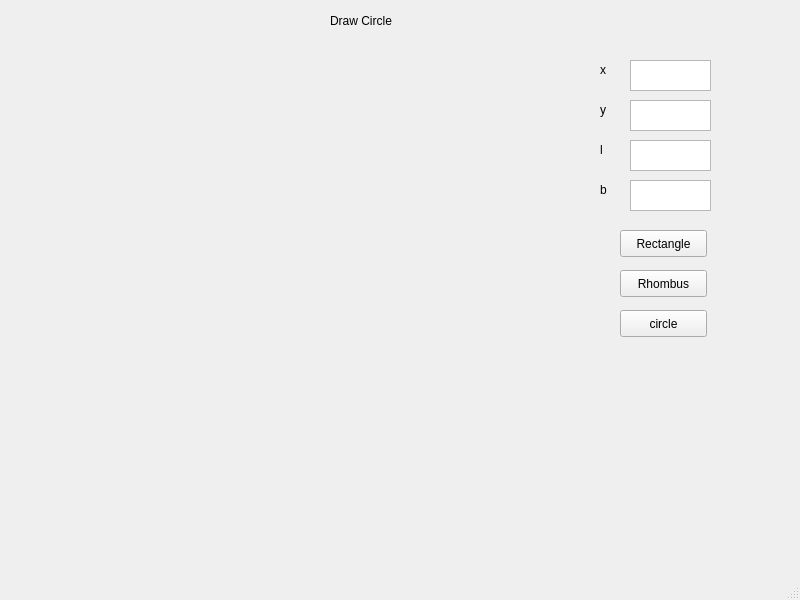
<?xml version="1.0" encoding="UTF-8"?>
<ui version="4.0">
 <class>MainWindow</class>
 <widget class="QMainWindow" name="MainWindow">
  <property name="geometry">
   <rect>
    <x>0</x>
    <y>0</y>
    <width>800</width>
    <height>600</height>
   </rect>
  </property>
  <property name="windowTitle">
   <string>MainWindow</string>
  </property>
  <widget class="QWidget" name="centralwidget">
   <widget class="QPushButton" name="pushButton_3">
    <property name="geometry">
     <rect>
      <x>620</x>
      <y>310</y>
      <width>87</width>
      <height>27</height>
     </rect>
    </property>
    <property name="text">
     <string>circle</string>
    </property>
   </widget>
   <widget class="QLabel" name="label_5">
    <property name="geometry">
     <rect>
      <x>330</x>
      <y>10</y>
      <width>81</width>
      <height>21</height>
     </rect>
    </property>
    <property name="text">
     <string>Draw Circle</string>
    </property>
   </widget>
   <widget class="QTextEdit" name="textEdit_3">
    <property name="geometry">
     <rect>
      <x>630</x>
      <y>140</y>
      <width>81</width>
      <height>31</height>
     </rect>
    </property>
   </widget>
   <widget class="QLabel" name="label">
    <property name="geometry">
     <rect>
      <x>30</x>
      <y>50</y>
      <width>500</width>
      <height>500</height>
     </rect>
    </property>
    <property name="text">
     <string/>
    </property>
   </widget>
   <widget class="QLabel" name="label_4">
    <property name="geometry">
     <rect>
      <x>600</x>
      <y>140</y>
      <width>16</width>
      <height>19</height>
     </rect>
    </property>
    <property name="text">
     <string>l</string>
    </property>
   </widget>
   <widget class="QPushButton" name="pushButton_2">
    <property name="geometry">
     <rect>
      <x>620</x>
      <y>270</y>
      <width>87</width>
      <height>27</height>
     </rect>
    </property>
    <property name="text">
     <string>Rhombus</string>
    </property>
   </widget>
   <widget class="QLabel" name="label_6">
    <property name="geometry">
     <rect>
      <x>600</x>
      <y>180</y>
      <width>16</width>
      <height>19</height>
     </rect>
    </property>
    <property name="text">
     <string>b</string>
    </property>
   </widget>
   <widget class="QPushButton" name="pushButton">
    <property name="geometry">
     <rect>
      <x>620</x>
      <y>230</y>
      <width>87</width>
      <height>27</height>
     </rect>
    </property>
    <property name="text">
     <string>Rectangle</string>
    </property>
   </widget>
   <widget class="QLabel" name="label_2">
    <property name="geometry">
     <rect>
      <x>600</x>
      <y>60</y>
      <width>16</width>
      <height>19</height>
     </rect>
    </property>
    <property name="text">
     <string>x</string>
    </property>
   </widget>
   <widget class="QLabel" name="label_3">
    <property name="geometry">
     <rect>
      <x>600</x>
      <y>100</y>
      <width>16</width>
      <height>19</height>
     </rect>
    </property>
    <property name="text">
     <string>y</string>
    </property>
   </widget>
   <widget class="QTextEdit" name="textEdit_2">
    <property name="geometry">
     <rect>
      <x>630</x>
      <y>100</y>
      <width>81</width>
      <height>31</height>
     </rect>
    </property>
   </widget>
   <widget class="QTextEdit" name="textEdit_4">
    <property name="geometry">
     <rect>
      <x>630</x>
      <y>180</y>
      <width>81</width>
      <height>31</height>
     </rect>
    </property>
   </widget>
   <widget class="QTextEdit" name="textEdit">
    <property name="geometry">
     <rect>
      <x>630</x>
      <y>60</y>
      <width>81</width>
      <height>31</height>
     </rect>
    </property>
   </widget>
  </widget>
  <widget class="QMenuBar" name="menubar">
   <property name="geometry">
    <rect>
     <x>0</x>
     <y>0</y>
     <width>800</width>
     <height>25</height>
    </rect>
   </property>
  </widget>
  <widget class="QStatusBar" name="statusbar"/>
 </widget>
 <resources/>
 <connections/>
</ui>
